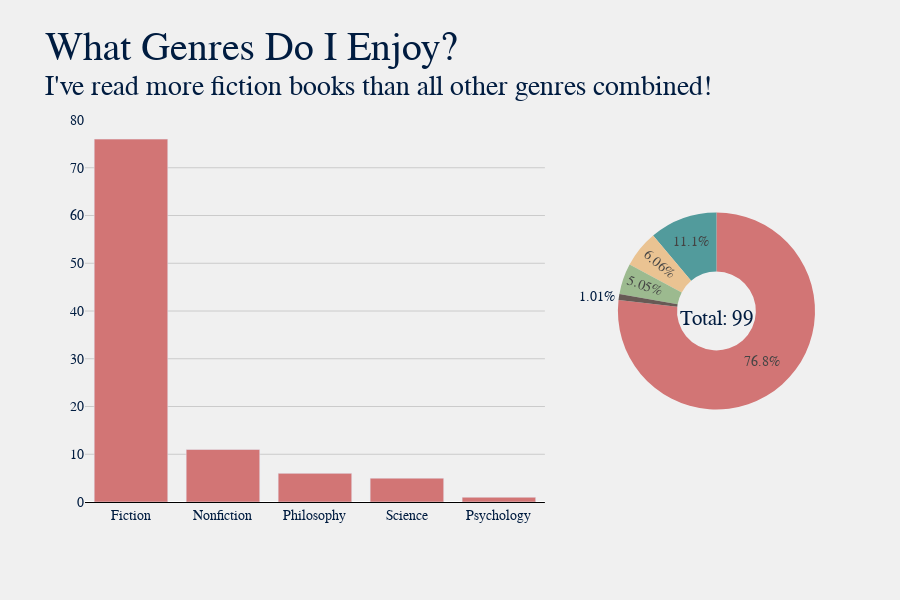

The notebook cell saved with this chart:
### Markdown cell above
### Basic Statistics - What do I read the most of?

### Code cell
title = "What Genres Do I Enjoy?"
sub = f"I've read more fiction books than all other genres combined!"
plot.gen_bar_pie_graph(df, 'Genre', title, sub, color="#d27575")

### Figure 1 — Plotly figure (JSON) as saved in the notebook; plotly's stock layout.template omitted (floating-point values rounded to 4 significant figures; data arrays with more than 128 entries replaced by an {"elided": "..."} marker saying what was removed)
{"data": [{"hovertemplate": "<b>%{x}</b>: %{y}", "marker": {"color": "#d27575"}, "name": "", "type": "bar", "x": ["Fiction", "Nonfiction", "Philosophy", "Science", "Psychology"], "xaxis": "x", "y": [76, 11, 6, 5, 1], "yaxis": "y"}, {"domain": {"x": [0.73, 1], "y": [0, 1]}, "hole": 0.4, "hovertemplate": "<b>%{label}</b>: %{value}", "labels": ["Fiction", "Nonfiction", "Philosophy", "Science", "Psychology"], "marker": {"colors": {"elided": "495 str values"}}, "name": "", "type": "pie", "values": [76, 11, 6, 5, 1]}], "layout": {"annotations": [{"ax": 0, "ay": 0, "font": {"size": 30}, "text": "<sup>Total: 99", "x": 0.866, "xref": "paper", "y": 0.48, "yref": "paper"}], "barmode": "group", "font": {"color": "#001c40", "family": "Baskerville", "size": 14}, "height": 600, "hoverlabel": {"font": {"size": 16}}, "margin": {"b": 45, "l": 85, "r": 85, "t": 120}, "paper_bgcolor": "#f0f0f0", "plot_bgcolor": "#f0f0f0", "showlegend": false, "title": {"font": {"color": "#001c40", "family": "Baskerville, Bold", "size": 40}, "text": "What Genres Do I Enjoy?<br><sup>I've read more fiction books than all other genres combined!"}, "xaxis": {"anchor": "y", "domain": [0, 0.63], "gridcolor": "#cbcbcb", "linecolor": "black", "showgrid": false, "showline": true, "title": {}}, "yaxis": {"anchor": "x", "domain": [0, 1], "gridcolor": "#cbcbcb", "linecolor": "black", "showgrid": true, "showline": false, "showticklabels": true, "title": {}}}}
